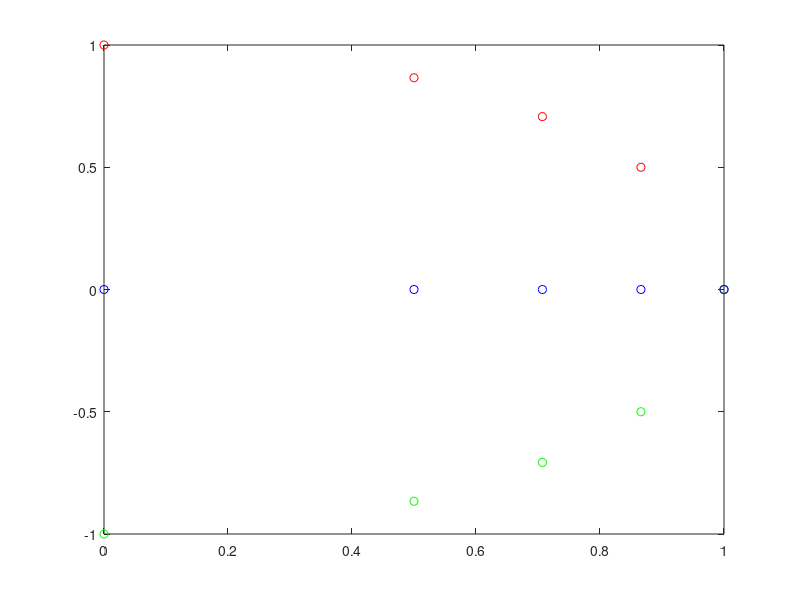

Write the MATLAB code that produced this figure.
t = [0, pi/6, pi/4, pi/3, pi/2]; 
figure;
plot(exp(1i*t), 'ro'); 

hold on;
plot(exp(-1i*t), 'go');


ss = (exp(1i*t) + exp(-1i*t)).*(1/2);



hold on;
plot(real(ss), imag(ss), 'bo'); % x = real(ss), y =  imag(ss)

